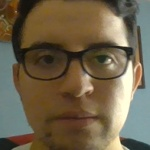
#> input picture Data_Alexander/Alexander/face_1.jpg, 150 x 150 px, given in place of video.mp4, which was not available
$ python face_capture.py
#> lines starting #> are read from the running program, lines starting #| are printed output that depends on the picture; pictures that were not available may be replaced by others from this repository, and a replacement may not be noted
import cv2
import os
import imutils

person = ''
data_path = 'Data_' + person
person_path = data_path + '/' + person

if not os.path.exists(person_path):
    os.makedirs(person_path)

capture = cv2.VideoCapture('video.mp4')  # 0 tu propia camara, #1 camara remota, path.mp4

face_classif = cv2.CascadeClassifier(
    'C:/Users/leomi/Documents/Python/ReconocimientoFacial/Entrenamiento Ruido/opencv-4.x/data/haarcascades/haarcascade_frontalface_default.xml')
"""face_classif = cv2.CascadeClassifier('C:/Users/leomi/Documents/Python/ReconocimientoFacial/Entrenamiento Ruido/opencv-4.x/data/haarcascades/haarcascade_frontalface_default.xml')"""
count = 0

while True:
    comp, frame = capture.read()
#> frame is the input picture: shape (150, 150, 3); mean B, G, R 75.1, 98.5, 111.5
    if comp == False:
        break
    frame = imutils.resize(frame, width=640)
#> frame: shape (640, 640, 3)
    gray = cv2.cvtColor(frame, cv2.COLOR_BGR2GRAY)
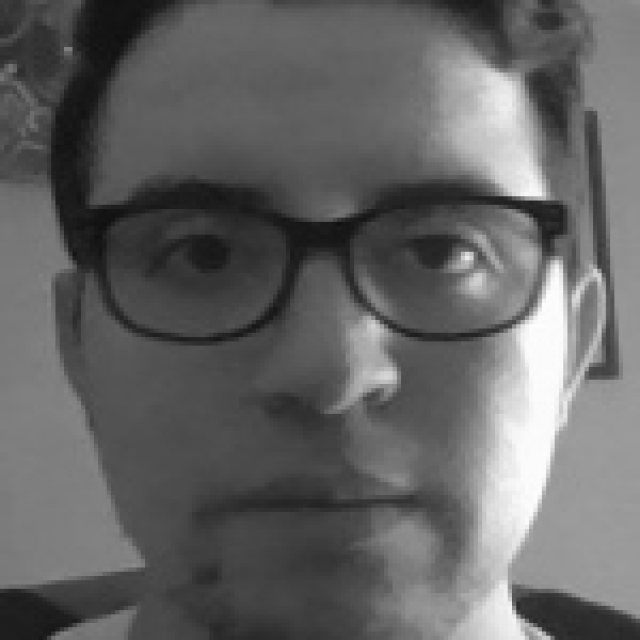
#> gray: shape (640, 640); min 15, max 253, mean 99.7
    aux_frame = frame.copy()

    faces = face_classif.detectMultiScale(gray, 1.3, 2)
#> faces = [[290, 441, 181, 181]]

    for (x, y, w, h) in faces:
        cv2.rectangle(frame, (x, y), (x+w, y+h), (255, 0, 0),
                      2)  # dibuja rectangulo en el rostro
        face = aux_frame[y:y+h, x:x+w]
        face = cv2.resize(face, (150, 150), interpolation=cv2.INTER_CUBIC)
        cv2.imwrite(person_path+f'/face_{count}.jpg', face)
        count += 1
#> this loop made 1 pass
#> (x, y, w, h, count) on pass 1: (290, 441, 181, 181, 1)
#> pass 1, `face = aux_frame[y:y+h, x:x+w]`:
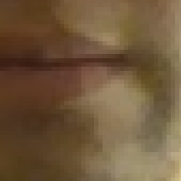
#> face: shape (181, 181, 3); mean B, G, R 59.9, 88, 112.2
#> after the loop:
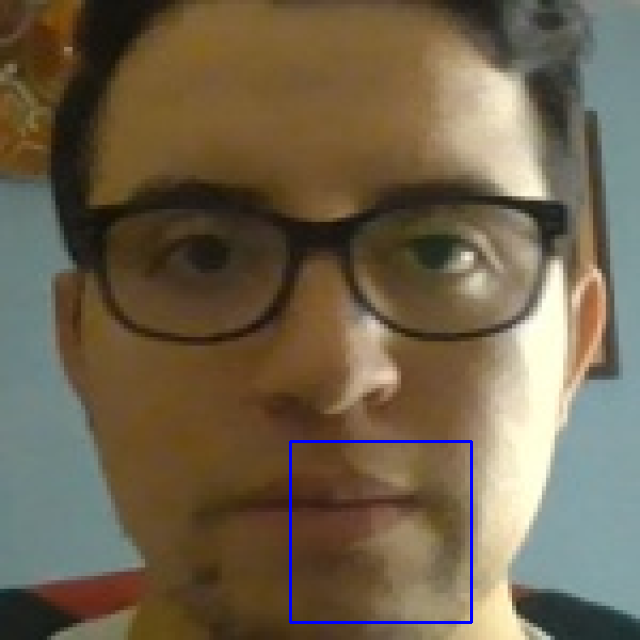
#> frame: shape (640, 640, 3); mean B, G, R 76, 98, 110.8
#> after the loop, count = 1
    cv2.imshow('frame', frame)
    key = cv2.waitKey(1)
#> (key Esc is pressed here)
    if key == 27 or count >= 300 or key == ord('s'):
        break

capture.release()
cv2.destroyAllWindows()
